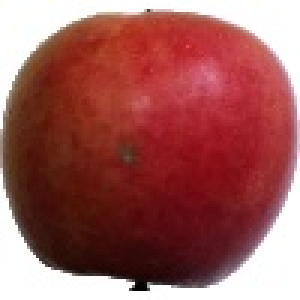
#> input picture dataset/Training/Apple Crimson Snow/158_100.jpg, 100 x 100 px, found by its file name (shown 3 times larger)
$ jupyter execute --allow-errors classification_fruits.ipynb
#> lines starting #> are read from the running program, lines starting #| are printed output that depends on the picture
[cell 1]
import matplotlib.pyplot as plt
import numpy as np
import pandas as pd
import sklearn as sk
import cv2 as cv
import os
from sklearn import datasets

[cell 2]
#création d'un dataframe contenant toutes les images avec leur appelation
def createDataFrame(myDir):
#> called with myDir = './dataset/Training/'
    dataframe = pd.DataFrame(columns=['label', 'img'])
    for mroot, mdirs, mfiles in os.walk(myDir):
        for dir in mdirs:
            label = dir
            print(label)
            for root, dirs, files in os.walk(mroot+'\\'+dir):
                for file in files:
                    img = cv.imread(root+'\\'+file)
#> img is the input picture: shape (100, 100, 3); mean B, G, R 90.8, 92.9, 158.5
                    imgresize = cv.resize(img, (80, 80))
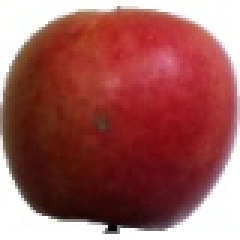
#> imgresize: shape (80, 80, 3) (shown 3 times larger); mean B, G, R 90.7, 92.8, 158.4
                    dataframe = dataframe.append({'label': label, 'gray': img}, ignore_index=True)
                    # ------traitement de l'image en nuance de gris------
                    # gray = cv.cvtColor(imgresize, cv.COLOR_BGR2GRAY)
                    # dataframe = dataframe.append({'label': label, 'gray': gray}, ignore_index=True)
    return dataframe

#> (a cell that did not finish here is left out)

#> (a cell that did not finish here is left out)

#> (a cell that did not finish here is left out)

[cell 6]
DataFrameTest=createDataFrame('./dataset/Test/') #création d'un dataframe contenant toutes les images avec leur label

#> (a cell that did not finish here is left out)

#> (a cell that did not finish here is left out)

[cell 9]
from sklearn import svm
from sklearn.model_selection import GridSearchCV

# [8 lines of commented-out code are left out]

clf = svm.SVC(C=1, kernel='linear', gamma=0.01) # Creation du classifieur SVM avec les parametres optimaux
#> (the rest of this cell did not finish here and is left out)

#> (a cell that did not finish here is left out)

[cell 11]
# ---------------------------- Initialisation des variables d'erreurs ---------------------------------
erreurCerise1 = 0
erreurCerise2 = 0
erreurKiwi = 0
erreurBannane = 0
erreurBanana2 = 0
erreurGolden1 = 0
erreurGolden2 = 0
erreurGolden3 = 0
erreurCorn = 0
erreurAppleBraeburn = 0
erreurPeach = 0
erreurPear = 0
erreurAppleCrimsonSnow = 0
erreurCocos = 0

#> (a cell that did not finish here is left out)

[cell 13]
# Creer un dataframe avec le nombre d'erreur pour chaque label
dfErr = pd.DataFrame(columns=['label', 'erreur'])
dfErr.loc[0] = ["Apple Braeburn", erreurAppleBraeburn]
dfErr.loc[1] = ["Apple Crimson Snow", erreurAppleCrimsonSnow]
dfErr.loc[2] = ["Apple Golden 1", erreurGolden1]
dfErr.loc[3] = ["Apple Golden 2", erreurGolden2]
dfErr.loc[4] = ["Apple Golden 3", erreurGolden3]
dfErr.loc[5] = ["Banana", erreurBannane]
dfErr.loc[6] = ["Banana Red", erreurBanana2]
dfErr.loc[7] = ["Cherry 1", erreurCerise1]
dfErr.loc[8] = ["Cherry 2", erreurCerise2]
dfErr.loc[9] = ["Cocos", erreurCocos]
dfErr.loc[10] = ["Corn", erreurCorn]
dfErr.loc[11] = ["Kiwi", erreurKiwi]
dfErr.loc[12] = ["Peach", erreurPeach]
dfErr.loc[13] = ["Pear", erreurPear]
print("Total erreur : ", dfErr['erreur'].sum()) # Calcul du total des erreurs
#> (the rest of this cell did not finish here and is left out)

[cell 14]
# ---------------------------- Graphique circulaire pourcentage d'erreur par label -------------
labels = []
sizes = []
for i in range(len(dfErr)):
        if dfErr['erreur'][i] > 0: # Si il n'y a aucune erreur pour ce label alors on le passe
                labels.append(dfErr['label'][i])
                sizes.append(dfErr['erreur'][i])

colors = ['yellowgreen', 'gold', 'lightskyblue', 'lightcoral', 'pink']

diagramme = plt.pie(sizes, labels=labels, colors=colors,
        autopct='%1.1f%%', shadow=True, startangle=90, textprops={'color':"w"})

title = plt.title("Erreur par label (en couleur)")
plt.setp(title, fontsize='15', color='white')
plt.axis('equal')
plt.show()

[cell 15]
# ---------------------------- Nombre de photo ---------------------------------
# Nombre de photo test par label
AppleBraeburnTest = 164
AppleCrimsonSnowTest =148
AppleGolden1Test = 160
AppleGolden2Test = 164
AppleGolden3Test = 161
BananaTest = 166
BananaRedTest = 166
Cherry1Test = 164
Cherry2Test = 246
CocosTest = 166
CornTest = 150
KiwiTest = 156
PeachTest = 164
PearTest = 164

# Nombre de photo train par label
AppleBraeburnTrain = 492
AppleCrimsonSnowTrain = 444
AppleGolden1Train = 480
AppleGolden2Train = 492
AppleGolden3Train = 481
BananaTrain = 490
BananaRedTrain = 490
Cherry1Train = 492
Cherry2Train = 738
CocosTrain = 450
CornTrain = 450
KiwiTrain = 466
PeachTrain = 492
PearTrain = 492

[cell 16]
# ---------------------------- Graphique barre Nombre de photo par label-------------------
import numpy as np
import matplotlib.pyplot as plt
data = [[AppleBraeburnTrain, AppleCrimsonSnowTrain, AppleGolden1Train, AppleGolden2Train, AppleGolden3Train, BananaTrain, BananaRedTrain, Cherry1Train, Cherry2Train, CocosTrain, CornTrain, KiwiTrain, PeachTrain, PearTrain],
[AppleBraeburnTest, AppleCrimsonSnowTest, AppleGolden1Test, AppleGolden2Test, AppleGolden3Test, BananaTest, BananaRedTest, Cherry1Test, Cherry2Test, CocosTest, CornTest, KiwiTest, PeachTest, PearTest]]
X = np.arange(len(data[0]))
fig = plt.figure()
ax = fig.add_axes([0,0,1,1])
plt.bar(X, data[0], color='b', width=0.5)
plt.bar(X + 0.5, data[1], color='r', width=0.5)
xticks = plt.xticks(X + 0.25, ('Apple Braeburn', 'Apple Crimson Snow', 'Apple Golden 1', 'Apple Golden 2', 'Apple Golden 3', 'Banana', 'Banana Red', 'Cherry 1', 'Cherry 2', 'Cocos', 'Corn', 'Kiwi', 'Peach', 'Pear'), rotation='vertical')
plt.legend(['Train', 'Test'])
title1 = plt.title('Nombre de photo par label')
plt.show()
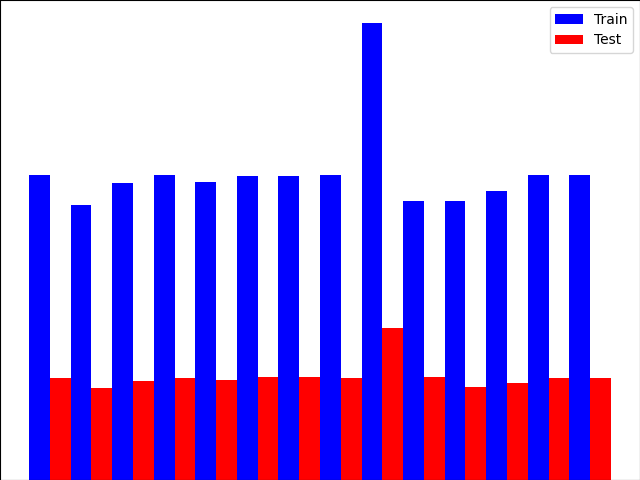
#> figure drawn by matplotlib, 1 panel; tallest bar 738 high, from x = 7.75 to 8.25; tallest bar 246 high, from x = 8.25 to 8.75

$ run again, on dataset/Training/Apple Crimson Snow/183_100.jpg
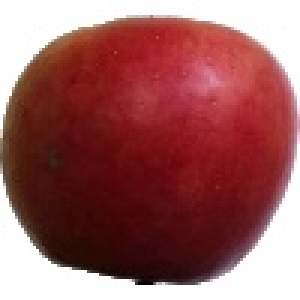
#> input picture dataset/Training/Apple Crimson Snow/183_100.jpg, 100 x 100 px, found by its file name (shown 3 times larger)
#> in createDataFrame, img is the input picture: shape (100, 100, 3); mean B, G, R 95.4, 95.1, 155
#> in createDataFrame, `imgresize = cv.resize(img, (80, 80))`:
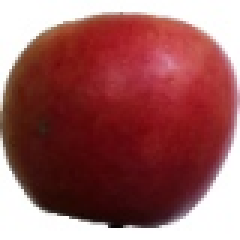
#> imgresize: shape (80, 80, 3) (shown 3 times larger); mean B, G, R 95.4, 95, 155
